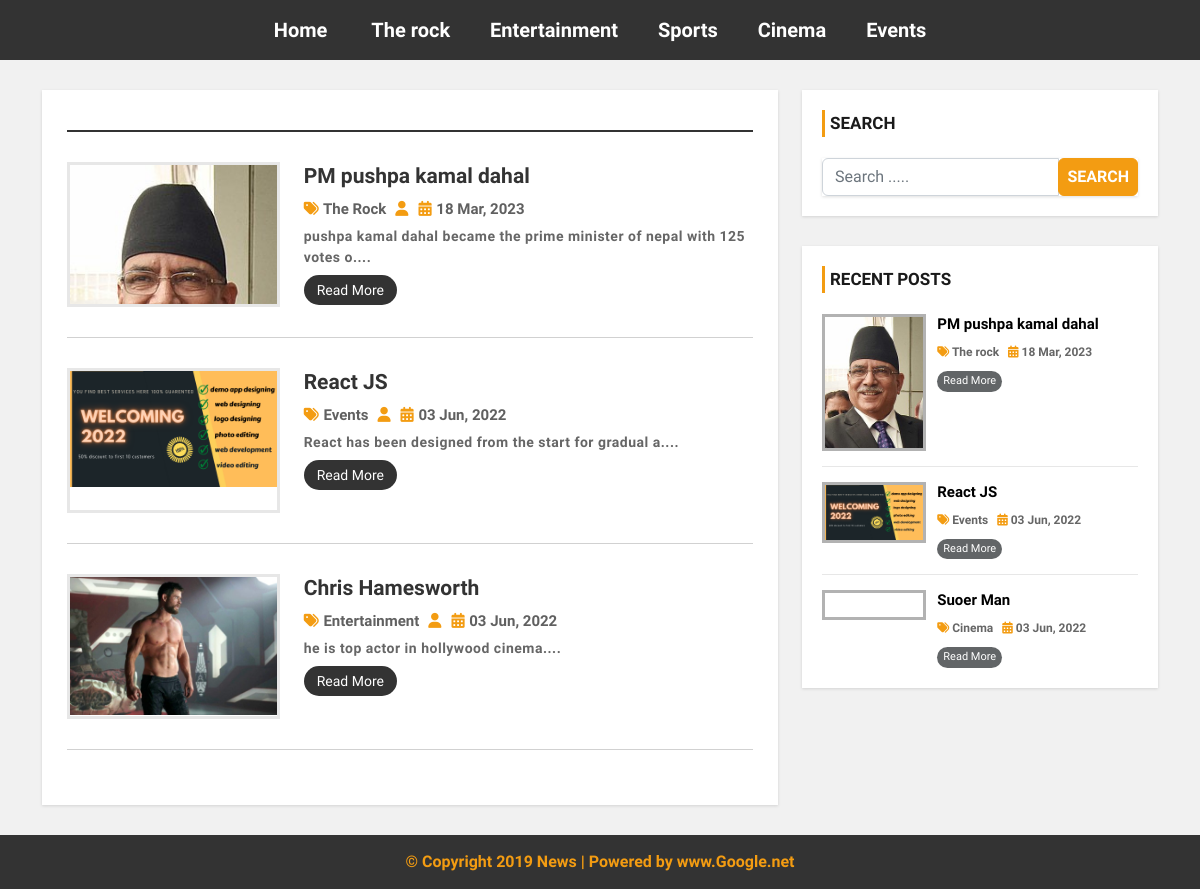
/author.php?aid=49, run on the app's committed database.
### tables this page shows
CREATE TABLE `category` (
  `category_id` int(11) NOT NULL,
  `category_name` varchar(100) NOT NULL,
  `post` int(11) NOT NULL DEFAULT 0
);

CREATE TABLE `post` (
  `post_id` int(11) NOT NULL,
  `title` varchar(100) NOT NULL,
  `description` text NOT NULL,
  `category` varchar(100) NOT NULL,
  `post_date` varchar(50) NOT NULL,
  `author` int(11) NOT NULL,
  `post_img` varchar(100) NOT NULL
);

### author.php (the view, shortened to what this page needs)
<?php include 'header.php'; ?>
    <div id="main-content">
      <div class="container">
        <div class="row">
            <div class="col-md-8">
                <div class="post-container">
                    <?php
                    if (isset($_GET['aid'])) {
                    $auth_id = $_GET['aid'];
                    }
                        $sql1 = "SELECT *FROM post
                        JOIN user ON post.author = user.user_id
                        WHERE post.author={$auth_id}";
                        $result1 = mysqli_query($conn, $sql1);
                        $row1 = mysqli_fetch_assoc($result1);
                    ?>
                    <h2 class="page-heading"><?php echo $row1['username'];?></h2>
                    <?php
                    $limit = 3;
                    if (isset($_GET['page'])) {
                        $page = $_GET['page'];
                    }else{
                        $page = 1;
                    }
                    $offset = ($page -1)*$limit;
                    $sql = "SELECT *FROM post
                    LEFT JOIN category ON post.category = category.category_id
                    LEFT JOIN user ON post.author = user.user_id
                    WHERE post.author={$auth_id} LIMIT {$offset},{$limit}";
                    $query = mysqli_query($conn, $sql);
                    if (mysqli_num_rows($query) > 0) {
                        while ($row = mysqli_fetch_assoc($query)) {
                    ?>
                    <div class="post-content">
                        <div class="row">
                            <div class="col-md-4">
                                <a class="post-img" href='single.php?id=<?php echo $row['post_id']?>'><img src="admin/upload/<?php echo $row['post_img']; ?>" alt=""/></a>
                            </div>
                            <div class="col-md-8">
                                <div class="inner-content clearfix">
                                    <h3><a href='single.php?id=<?php echo $row['post_id']?>'><?php echo $row['title']; ?></a></h3>
                                    <div class="post-information">
                                        <span>
                                            <i class="fa fa-tags" aria-hidden="true"></i>
                                            <?php echo $row['category_name'];?></a>
                                        </span>
                                        <span>
                                            <i class="fa fa-user" aria-hidden="true"></i>
                                        </span>
                                        <span>
                                            <i class="fa fa-calendar" aria-hidden="true"></i>
                                            <?php echo $row['post_date']; ?>
                                        </span>
                                    </div>
                                    <p class="description">
                                        <?php echo substr($row['description'], 0, 70)."...."; ?>
                                    </p>
                                    <a class='read-more pull-right' href='single.php?id=<?php echo $row['post_id']?>'>read more</a>
                                </div>
                            </div>
                        </div>
                    </div>
                    <?php
                        }
                    }else{
                        echo"No Records Found";
                    }
                    ?>
                </div>
            </div>
            <?php include 'sidebar.php'; ?>
        </div>
      </div>
    </div>
<?php include 'footer.php'; ?>

### header.php (shortened to what this page needs)
<?php
include('config.php');
?>
<!DOCTYPE html>
<html lang="en">
<head>
<link href="https://cdn.jsdelivr.net/npm/bootstrap@5.2.0-beta1/dist/css/bootstrap.min.css" rel="stylesheet">
    <link rel="stylesheet" href="css/font-awesome.css">
    <link rel="stylesheet" href="css/style.css">
</head>
<body>
<div id="menu-bar">
    <div class="container">
        <div class="row">
            <div class="col-md-12">
                <?php
                $sql = "SELECT *FROM category WHERE post > 0";
                $active1 = "";
                $query = mysqli_query($conn, $sql);
                if (mysqli_num_rows($query) > 0) {
                ?>
                <ul class='menu'>
                    <li><a href='index.php'>Home</a></li>
                <?php while ($row = mysqli_fetch_assoc($query)) {
                    echo"<li><a class='{$active1}' href='category.php?catid={$row['category_id']}'>{$row['category_name']}</a></li>";
                 } ?>
                </ul>
                <?php } ?>
            </div>
        </div>
    </div>
</div>

### sidebar.php
<div id="sidebar" class="col-md-4">
    <div class="search-box-container">
        <h4>Search</h4>
        <form class="search-post" action="search.php" method ="GET">
            <div class="input-group">
                <input type="text" name="search" class="form-control" placeholder="Search .....">
                <span class="input-group-btn">
                    <button type="submit" class="btn btn-danger">Search</button>
                </span>
            </div>
        </form>
    </div>
    <div class="recent-post-container">
        <h4>Recent Posts</h4>
        <?php
        include('config.php');
        $limit = 3;
        $sql = "SELECT *FROM post
        LEFT JOIN category ON post.category = category.category_id
        LIMIT {$limit}";
        $query = mysqli_query($conn, $sql);
        if (mysqli_num_rows($query) > 0) {
            while ($row = mysqli_fetch_assoc($query)) {
        ?>
        <div class="recent-post">
            <a class="post-img" href="">
                <img src="admin/upload/<?php echo $row['post_img']; ?>" alt=""/>
            </a>
            <div class="post-content">
                <h5><a href="single.php?id=<?php echo $row['post_id'];?>"><?php echo $row['title'];?></a></h5>
                <span>
                    <i class="fa fa-tags" aria-hidden="true"></i>
                    <a href='category.php?catid=<?php echo $row['category'];?>'><?php echo $row['category_name'];?></a>
                </span>
                <span>
                    <i class="fa fa-calendar" aria-hidden="true"></i>
                    <?php echo $row['post_date'];?>
                </span>
                <a class="read-more" href='single.php?id=<?php echo $row['post_id']?>'>read more</a>
            </div>
        </div>
        <?php
            }
        }
        ?>
    </div>
</div>

### css/style.css (style rules this page uses)
body { background: #f1f1f1; font-family: 'Libre Franklin', sans-serif; }
a, a:hover, a:focus { text-decoration: none; outline: none; }
ul { margin: 0; padding: 0; list-style: none; }
h2.page-heading { margin: 5px 0 30px; padding: 0 5px 10px; border-bottom: 2px solid #333; }
form { background: #fff; padding: 25px; box-shadow: 0 1px 3px rgba(0, 0, 0, 0.13); }
#menu-bar { background: #333; text-align: center; }
#menu-bar .menu>li { display: inline-block; }
.menu>li>a { padding: 15px 20px; display: block; color: #fff; font-size: 20px; font-weight: 600; transition: all 0.5s ease 0s; }
#main-content { padding: 30px 0; min-height: 750px; }
#main-content .post-container { background-color: #fff; padding: 25px; box-shadow: 0 1px 3px rgba(0, 0, 0, 0.13); }
#main-content .post-content { border-bottom: 1px solid #d1d1d1; padding: 0 0 30px; margin-bottom: 30px; }
#main-content .post-content img { width: 100%; }
#main-content .post-content .post-img { border: 3px solid #e7e7e7; display: block; height: 145px; overflow: hidden; transition: border .3s; }
#main-content .post-content h3 { font-size: 21px; line-height: 28px; font-weight: 600; margin: 0 0 7px; }
#main-content .post-content h3 a { color: #333; transition: all 0.3s; }
#main-content .post-content .post-information span { color: #606060; font-weight: 700; font-size: 15px; text-transform: capitalize; margin: 0 5px 5px 0; display: inline-block; }
#main-content .post-content .post-information i { color: #F39C12; margin-right: 1px; }
#main-content .post-content p, #main-content .single-post p { color: #666; font-size: 14px; font-weight: 600; letter-spacing: 0.5px; margin: 0 0 10px; }
#main-content .post-content a.read-more { color: #fff; background-color: #333; font-size: 14px; text-transform: capitalize; padding: 7px 13px; border-radius: 15px; transition: all 0.3s; }
i.fa { color: #222; }
#sidebar h4 { color: #1A1A1A; font-size: 17px; line-height: 27px; font-weight: 600; text-transform: uppercase; padding: 0 0 0 5px; margin: 0 0 21px; border-left: 3px solid #F39C12; }
#sidebar .search-box-container { background-color: #fff; padding: 20px; margin: 0 0 30px; box-shadow: 0 1px 3px rgba(0, 0, 0, 0.13); }
#sidebar .search-post { padding: 0; }
#sidebar .search-post input { color: #606060; }
#sidebar .search-post .btn { font-weight: 600; text-transform: uppercase; padding: 6px 8px; background-color: #F39C12; border-color: #F39C12; outline: none; }
#sidebar .recent-post-container { padding: 20px; background: #fff; box-shadow: 0 1px 3px rgba(0, 0, 0, 0.13); }
#sidebar .recent-post { border-bottom: 1px solid #e7e7e7; padding: 0 0 15px; margin: 0 0 15px; }
#sidebar .recent-post:last-child { margin: 0; padding: 0; border: none; }
#sidebar .recent-post .post-img { display: inline-block; width: 33%; border: 3px solid rgba(0, 0, 0, 0.3); vertical-align: top; transition: border .3s; }
#sidebar .recent-post .post-img img { width: 100%; }
#sidebar .recent-post .post-content { width: 65%; display: inline-block; border: none; padding: 0 0 0 7px; margin: 0; }
#sidebar .recent-post h5 { font-size: 15px; font-weight: 600; line-height: 20px; margin: 0 0 5px; }
#sidebar .recent-post h5 a { color: #000; }
#sidebar .recent-post span { color: #666; font-size: 12px; font-weight: 600; display: inline-block; margin: 0 5px 10px 0; }
#sidebar .recent-post span a { color: #666; }
#sidebar .recent-post span i { color: #F39C12; }
#sidebar .recent-post a.read-more { color: #fff; background-color: #626567; width: 65px; font-size: 11px; text-align: center; padding: 2px; display: block; transition: all 0.3s; }

### data on the page
category: category_name "The rock"
category: category_name "Entertainment"
category: category_name "Sports"
category: category_name "Cinema"
category: category_name "Events"
post: post_img (picture), title "PM pushpa kamal dahal", category.category_name "The Rock", post_date "18 Mar, 2023", description "pushpa kamal dahal became the prime minister of nepal with 125 votes o", category.category_name "The rock"
post: post_img (picture), title "React JS", category.category_name "Events", post_date "03 Jun, 2022", description "React has been designed from the start for gradual a"
post: post_img (picture), title "Chris Hamesworth", category.category_name "Entertainment", post_date "03 Jun, 2022", description "he is top actor in hollywood cinema"
post: title "Suoer Man", category.category_name "Cinema", post_date "03 Jun, 2022"
